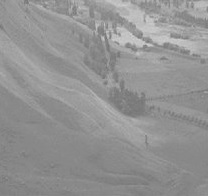
#> input picture 5.jpg, 208 x 196 px
$ python bai16.py
#> lines starting #> are read from the running program, lines starting #| are printed output that depends on the picture
import cv2
import numpy as np
from matplotlib import pyplot as plt

def tinh_his(Igray):
    w = Igray.shape[1]
    h = Igray.shape[0]

    mang_hist = np.zeros(256,dtype="uint32")
    for i in range(h):
        for j in range(w):
            g = Igray[i][j]
            mang_hist[g] = mang_hist[g] + 1
    return mang_hist

I = cv2.imread("5.jpg")
#> I is the input picture: shape (196, 208, 3); min 115, max 210, mean 146.8
Igray = cv2.cvtColor(I, cv2.COLOR_BGR2GRAY)
cv2.imshow("Anh goc",Igray)

hist = tinh_his(Igray)
#> after the loop in tinh_his, `for i in range(h):`: mang_hist = 256 values, max 2497 at index 136, min 0 at index 0, mean 159.2
#> hist has the same summary as mang_hist in tinh_his
plt.plot(hist)
plt.show()
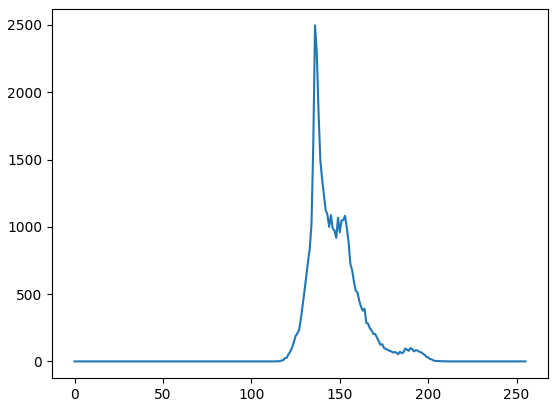
#> figure drawn by matplotlib, 1 panel; curve peaks at x = 136, y = 2497

Igray_eq = cv2.equalizeHist(Igray)
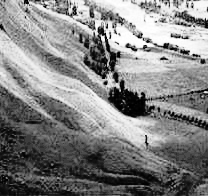
#> Igray_eq: shape (196, 208); min 0, max 255, mean 130.9
cv2.imshow("Anh can bang",Igray_eq)
hist_eq = tinh_his(Igray_eq)
#> hist_eq = 256 values, max 2497 at index 60, min 0 at index 6, mean 159.2
plt.plot(hist_eq)
plt.show()
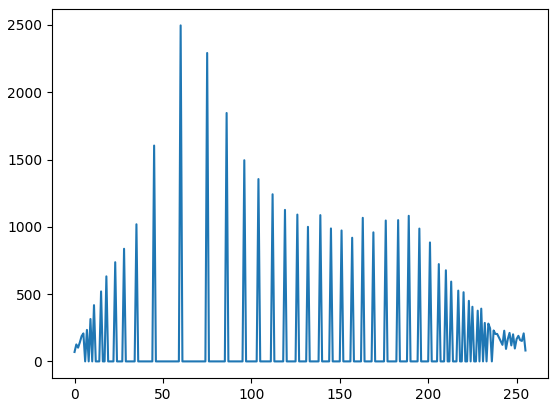
#> figure drawn by matplotlib, 1 panel; curve peaks at x = 60, y = 2497
cv2.waitKey()

$ run again, with 3.jpg copied over 5.jpg
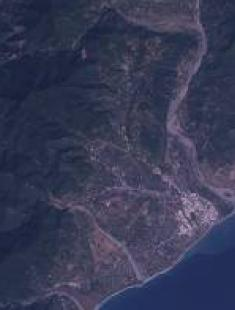
#> input picture 3.jpg, 235 x 310 px
#> I is the input picture: shape (310, 235, 3); mean B, G, R 85.3, 58.8, 55.6
#> after the loop in tinh_his, `for i in range(h):`: mang_hist = 256 values, max 3679 at index 47, min 0 at index 0, mean 284.6
#> hist has the same summary as mang_hist in tinh_his
#> `Igray_eq = cv2.equalizeHist(Igray)`:
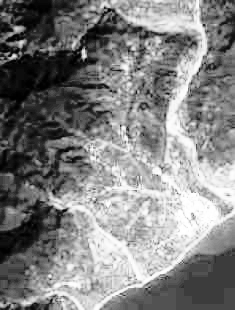
#> Igray_eq: shape (310, 235); min 0, max 255, mean 130.2
#> hist_eq = 256 values, max 3679 at index 60, min 0 at index 3, mean 284.6
#> `plt.show()`:
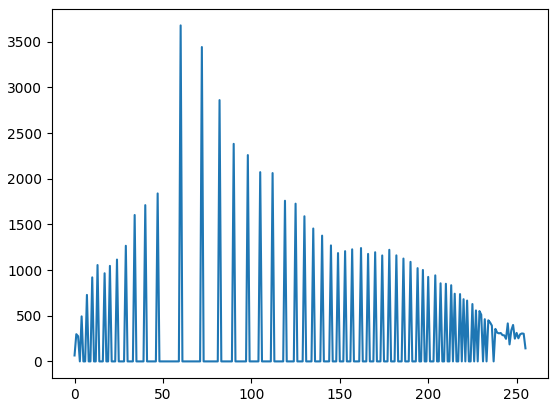
#> figure drawn by matplotlib, 1 panel; curve peaks at x = 60, y = 3679
